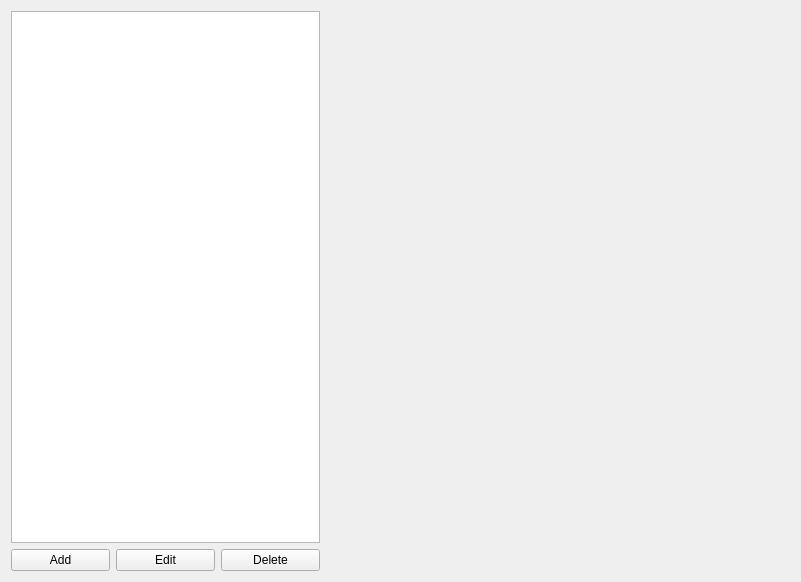
<?xml version="1.0" encoding="UTF-8"?>
<ui version="4.0">
 <class>MTDetailEdit</class>
 <widget class="QWidget" name="MTDetailEdit">
  <property name="geometry">
   <rect>
    <x>0</x>
    <y>0</y>
    <width>801</width>
    <height>582</height>
   </rect>
  </property>
  <property name="sizePolicy">
   <sizepolicy hsizetype="MinimumExpanding" vsizetype="MinimumExpanding">
    <horstretch>0</horstretch>
    <verstretch>0</verstretch>
   </sizepolicy>
  </property>
  <property name="windowTitle">
   <string>Form</string>
  </property>
  <layout class="QHBoxLayout" name="horizontalLayout_2" stretch="2,3">
   <item>
    <layout class="QVBoxLayout" name="verticalLayout">
     <property name="sizeConstraint">
      <enum>QLayout::SetDefaultConstraint</enum>
     </property>
     <item>
      <widget class="QTableWidget" name="tableWidget">
       <property name="sizePolicy">
        <sizepolicy hsizetype="MinimumExpanding" vsizetype="MinimumExpanding">
         <horstretch>0</horstretch>
         <verstretch>0</verstretch>
        </sizepolicy>
       </property>
       <property name="minimumSize">
        <size>
         <width>100</width>
         <height>200</height>
        </size>
       </property>
       <property name="maximumSize">
        <size>
         <width>16777215</width>
         <height>16777215</height>
        </size>
       </property>
      </widget>
     </item>
     <item>
      <layout class="QHBoxLayout" name="horizontalLayout">
       <property name="sizeConstraint">
        <enum>QLayout::SetMaximumSize</enum>
       </property>
       <item>
        <widget class="QPushButton" name="addButton">
         <property name="text">
          <string>Add</string>
         </property>
        </widget>
       </item>
       <item>
        <widget class="QPushButton" name="editButton">
         <property name="text">
          <string>Edit</string>
         </property>
        </widget>
       </item>
       <item>
        <widget class="QPushButton" name="deleteButton">
         <property name="text">
          <string>Delete</string>
         </property>
        </widget>
       </item>
      </layout>
     </item>
    </layout>
   </item>
   <item>
    <widget class="QWidget" name="widget" native="true">
     <property name="sizePolicy">
      <sizepolicy hsizetype="MinimumExpanding" vsizetype="MinimumExpanding">
       <horstretch>0</horstretch>
       <verstretch>0</verstretch>
      </sizepolicy>
     </property>
     <property name="minimumSize">
      <size>
       <width>100</width>
       <height>200</height>
      </size>
     </property>
    </widget>
   </item>
  </layout>
 </widget>
 <resources/>
 <connections/>
</ui>
